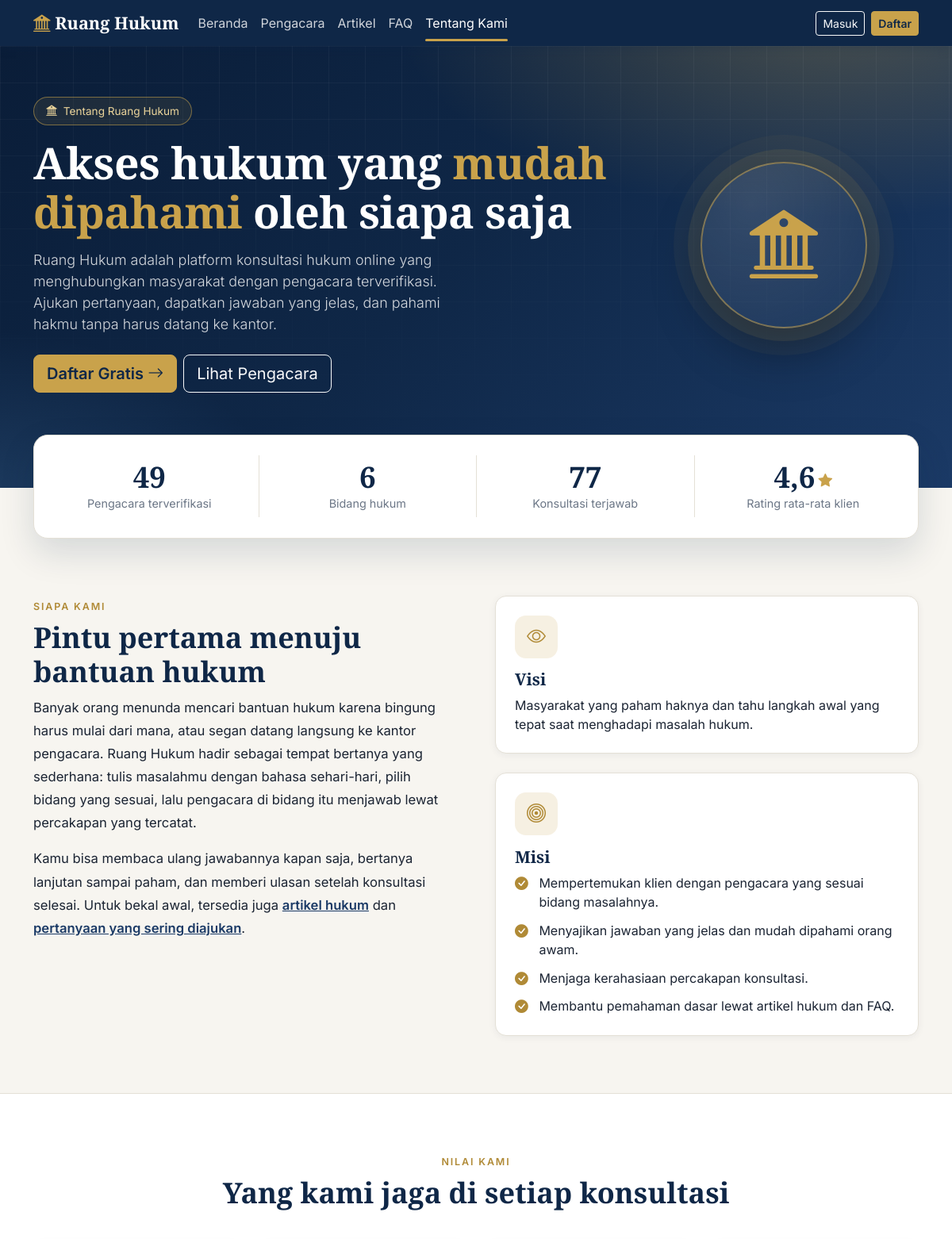
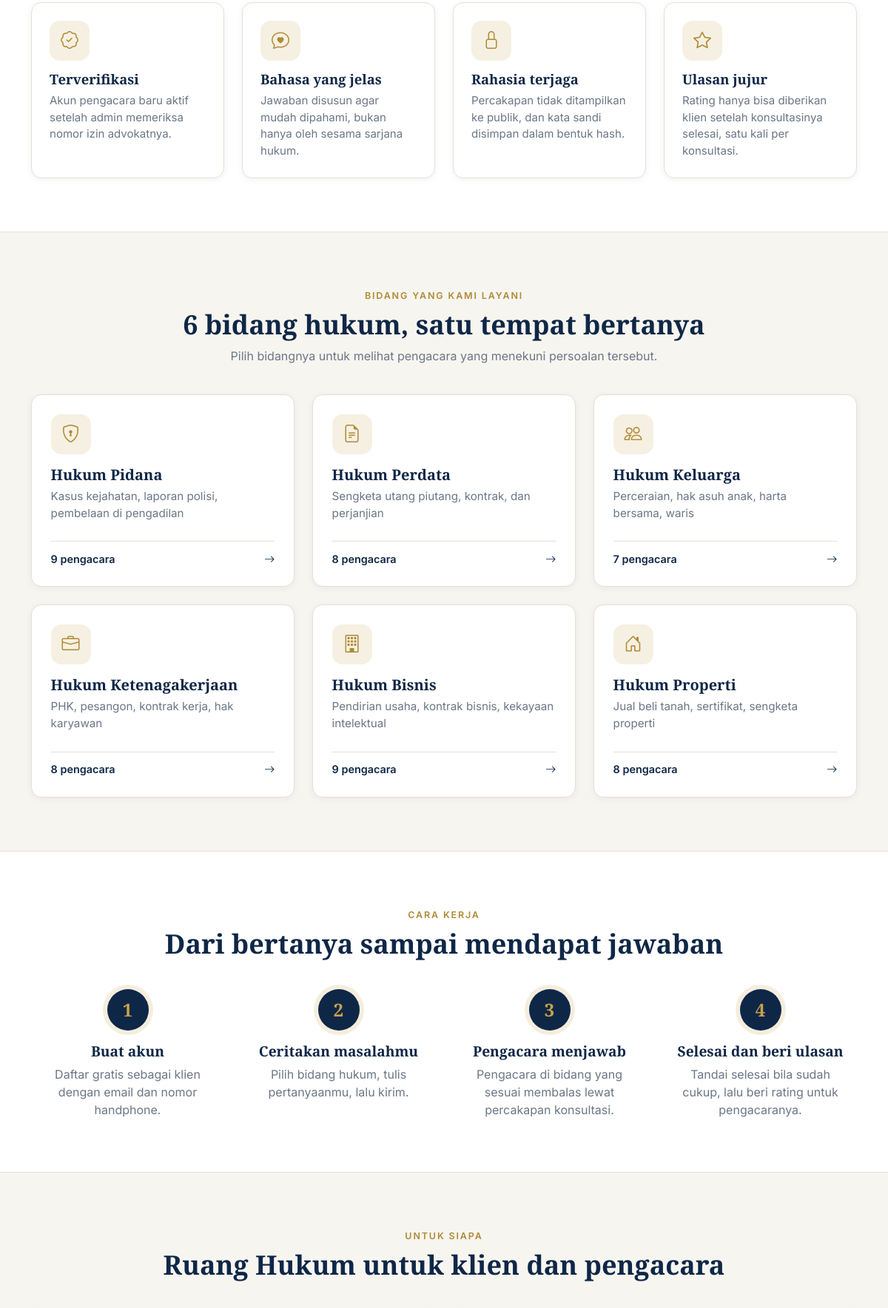
/tentang.php (upper part), run on the app's committed database (2 pictures, top to bottom).
### tables this page shows
CREATE TABLE bidang_hukum (
  id INT AUTO_INCREMENT PRIMARY KEY,
  nama VARCHAR(80) NOT NULL UNIQUE,
  deskripsi VARCHAR(255) NULL
);

### includes/functions.php (called while the page is built, shortened)
<?php
function e($teks): string
{
    return htmlspecialchars((string) $teks, ENT_QUOTES, 'UTF-8');
}
function url(string $path = ''): string
{
    return BASE_URL . '/' . ltrim($path, '/');
}
function current_user(): ?array
{
    return $_SESSION['user'] ?? null;
}

### includes/komponen_publik.php (called while the page is built, shortened)
<?php
function ikon_bidang(string $nama): string
{
    $peta = [
        'pidana'          => 'bi-shield-lock',
        'perdata'         => 'bi-file-earmark-text',
        'keluarga'        => 'bi-people',
        'ketenagakerjaan' => 'bi-briefcase',
        'bisnis'          => 'bi-building',
        'properti'        => 'bi-house-door',
    ];
    foreach ($peta as $kunci => $ikon) {
        if (stripos($nama, $kunci) !== false) {
            return $ikon;
        }
    }
    return 'bi-bank2';
}
function angka_desimal(float $nilai): string
{
    return number_format($nilai, 1, ',', '.');
}
    ?>

### tentang.php (the view, shortened to what this page needs)
<?php
require_once __DIR__ . '/config/app.php';
require_once __DIR__ . '/includes/komponen_publik.php';
$pdo     = db();
$user    = current_user();
$bidang = $pdo->query(
    "SELECT b.id, b.nama, b.deskripsi,
            (SELECT COUNT(*) FROM profil_pengacara p
               JOIN users u ON u.id = p.user_id
              WHERE p.bidang_id = b.id AND u.role = 'pengacara' AND u.status = 'aktif') AS jumlah
     FROM bidang_hukum b
     ORDER BY b.id"
)->fetchAll();
$totalPengacara  = (int) $pdo->query("SELECT COUNT(*) FROM users WHERE role = 'pengacara' AND status = 'aktif'")->fetchColumn();
$totalBidang     = count($bidang);
$totalKonsultasi = (int) $pdo->query("SELECT COUNT(*) FROM konsultasi WHERE status IN ('dijawab', 'selesai')")->fetchColumn();
$ratingRata      = (float) $pdo->query('SELECT AVG(rating) FROM ulasan')->fetchColumn();
if (!$user) {
    $ctaUrl  = url('auth/register.php');
    $ctaTeks = 'Daftar Gratis';
} elseif ($user['role'] === 'klien') {
    $ctaUrl  = url('klien/konsultasi_baru.php');
    $ctaTeks = 'Ajukan Konsultasi';
} else {
    $ctaUrl  = url(dashboard_path($user['role']));
    $ctaTeks = 'Buka Dashboard';
}
require_once __DIR__ . '/includes/header.php';
?>
<link rel="stylesheet" href="<?= e(url('assets/css/beranda.css')) ?>">
<link rel="stylesheet" href="<?= e(url('assets/css/tentang.css')) ?>">
<section class="bn-hero tt-hero">
  <div class="container">
    <div class="row align-items-center g-4 g-lg-5">
      <div class="col-lg-8">
        <span class="bn-eyebrow"><i class="bi bi-bank2"></i> Tentang Ruang Hukum</span>
        <h1 class="mt-3 mb-3">Akses hukum yang <span class="emas">mudah dipahami</span> oleh siapa saja</h1>
        <p class="lead mb-4">
          Ruang Hukum adalah platform konsultasi hukum online yang menghubungkan masyarakat dengan
          pengacara terverifikasi. Ajukan pertanyaan, dapatkan jawaban yang jelas, dan pahami hakmu
          tanpa harus datang ke kantor.
        </p>
        <div class="d-flex flex-wrap gap-2">
          <a class="btn btn-gold btn-lg" href="<?= e($ctaUrl) ?>"><?= e($ctaTeks) ?> <i class="bi bi-arrow-right"></i></a>
          <a class="btn btn-outline-light btn-lg" href="<?= e(url('pengacara.php')) ?>">Lihat Pengacara</a>
        </div>
      </div>
      <div class="col-lg-4 d-none d-lg-flex justify-content-center" aria-hidden="true">
        <div class="tt-lambang"><i class="bi bi-bank2"></i></div>
      </div>
    </div>
  </div>
</section>
<section class="container bn-stats">
  <div class="bn-stats-kartu">
    <div class="row g-0 text-center">
      <div class="col-6 col-md-3 bn-stat">
        <div class="angka"><?= $totalPengacara ?></div>
        <div class="label">Pengacara terverifikasi</div>
      </div>
      <div class="col-6 col-md-3 bn-stat">
        <div class="angka"><?= $totalBidang ?></div>
        <div class="label">Bidang hukum</div>
      </div>
      <div class="col-6 col-md-3 bn-stat">
        <div class="angka"><?= $totalKonsultasi ?></div>
        <div class="label">Konsultasi terjawab</div>
      </div>
      <div class="col-6 col-md-3 bn-stat">
        <div class="angka"><?= $ratingRata > 0 ? e(angka_desimal($ratingRata)) : '-' ?><?php if ($ratingRata > 0): ?><i class="bi bi-star-fill"></i><?php endif; ?></div>
        <div class="label">Rating rata-rata klien</div>
      </div>
    </div>
  </div>
</section>
<section class="bn-section">
  <div class="container">
    <div class="row g-4 g-lg-5 align-items-start">
      <div class="col-lg-6">
        <span class="bn-kicker">Siapa kami</span>
        <h2 class="bn-judul">Pintu pertama menuju bantuan hukum</h2>
        <p class="tt-isi">
          Banyak orang menunda mencari bantuan hukum karena bingung harus mulai dari mana, atau segan
          datang langsung ke kantor pengacara. Ruang Hukum hadir sebagai tempat bertanya yang sederhana:
          tulis masalahmu dengan bahasa sehari-hari, pilih bidang yang sesuai, lalu pengacara di bidang
          itu menjawab lewat percakapan yang tercatat.
        </p>
        <p class="tt-isi mb-0">
          Kamu bisa membaca ulang jawabannya kapan saja, bertanya lanjutan sampai paham, dan memberi
          ulasan setelah konsultasi selesai. Untuk bekal awal, tersedia juga
          <a href="<?= e(url('artikel.php')) ?>">artikel hukum</a> dan
          <a href="<?= e(url('faq.php')) ?>">pertanyaan yang sering diajukan</a>.
        </p>
      </div>
      <div class="col-lg-6">
        <div class="card-rh tt-visi p-4 mb-4">
          <span class="bn-ikon"><i class="bi bi-eye"></i></span>
          <h3 class="tt-h">Visi</h3>
          <p class="mb-0">Masyarakat yang paham haknya dan tahu langkah awal yang tepat saat menghadapi masalah hukum.</p>
        </div>
        <div class="card-rh tt-visi p-4">
          <span class="bn-ikon"><i class="bi bi-bullseye"></i></span>
          <h3 class="tt-h">Misi</h3>
          <ul class="tt-daftar mb-0">
            <li>Mempertemukan klien dengan pengacara yang sesuai bidang masalahnya.</li>
            <li>Menyajikan jawaban yang jelas dan mudah dipahami orang awam.</li>
            <li>Menjaga kerahasiaan percakapan konsultasi.</li>
            <li>Membantu pemahaman dasar lewat artikel hukum dan FAQ.</li>
          </ul>
        </div>
      </div>
    </div>
  </div>
</section>
<section class="bn-section bn-putih">
  <div class="container">
    <div class="bn-kepala tengah">
      <span class="bn-kicker">Nilai kami</span>
      <h2 class="bn-judul">Yang kami jaga di setiap konsultasi</h2>
    </div>
    <div class="row g-4">
      <div class="col-sm-6 col-lg-3">
        <div class="card-rh hoverable tt-nilai p-4 h-100">
          <span class="bn-ikon"><i class="bi bi-patch-check"></i></span>
          <h3>Terverifikasi</h3>
          <p>Akun pengacara baru aktif setelah admin memeriksa nomor izin advokatnya.</p>
        </div>
      </div>
      <div class="col-sm-6 col-lg-3">
        <div class="card-rh hoverable tt-nilai p-4 h-100">
          <span class="bn-ikon"><i class="bi bi-chat-heart"></i></span>
          <h3>Bahasa yang jelas</h3>
          <p>Jawaban disusun agar mudah dipahami, bukan hanya oleh sesama sarjana hukum.</p>
        </div>
      </div>
      <div class="col-sm-6 col-lg-3">
        <div class="card-rh hoverable tt-nilai p-4 h-100">
          <span class="bn-ikon"><i class="bi bi-lock"></i></span>
          <h3>Rahasia terjaga</h3>
          <p>Percakapan tidak ditampilkan ke publik, dan kata sandi disimpan dalam bentuk hash.</p>
        </div>
      </div>
      <div class="col-sm-6 col-lg-3">
        <div class="card-rh hoverable tt-nilai p-4 h-100">
          <span class="bn-ikon"><i class="bi bi-star"></i></span>
          <h3>Ulasan jujur</h3>
          <p>Rating hanya bisa diberikan klien setelah konsultasinya selesai, satu kali per konsultasi.</p>
        </div>
      </div>
    </div>
  </div>
</section>
<?php if ($bidang): ?>
<section class="bn-section">
  <div class="container">
    <div class="bn-kepala tengah">
      <span class="bn-kicker">Bidang yang kami layani</span>
      <h2 class="bn-judul"><?= $totalBidang ?> bidang hukum, satu tempat bertanya</h2>
      <p class="bn-sub">Pilih bidangnya untuk melihat pengacara yang menekuni persoalan tersebut.</p>
    </div>
    <div class="row g-4">
      <?php foreach ($bidang as $b): ?>
        <div class="col-md-6 col-lg-4">
          <a class="bn-bidang card-rh hoverable" href="<?= e(url('pengacara.php?bidang=' . (int) $b['id'])) ?>">
            <span class="bn-ikon"><i class="bi <?= e(ikon_bidang($b['nama'])) ?>"></i></span>
            <h3><?= e($b['nama']) ?></h3>
            <p><?= e($b['deskripsi'] ?? '') ?></p>
            <span class="bn-bidang-kaki">
              <span><?= (int) $b['jumlah'] ?> pengacara</span>
              <i class="bi bi-arrow-right"></i>
            </span>
          </a>
        </div>
      <?php endforeach; ?>
    </div>
  </div>
</section>
<?php endif; ?>
<section class="bn-section bn-putih">
  <div class="container">
    <div class="bn-kepala tengah">
      <span class="bn-kicker">Cara kerja</span>
      <h2 class="bn-judul">Dari bertanya sampai mendapat jawaban</h2>
    </div>
    <div class="row g-4">
      <div class="col-sm-6 col-lg-3">
        <div class="bn-langkah">
          <span class="bn-nomor">1</span>
          <h3>Buat akun</h3>
          <p>Daftar gratis sebagai klien dengan email dan nomor handphone.</p>
        </div>
      </div>
      <div class="col-sm-6 col-lg-3">
        <div class="bn-langkah">
          <span class="bn-nomor">2</span>
          <h3>Ceritakan masalahmu</h3>
          <p>Pilih bidang hukum, tulis pertanyaanmu, lalu kirim.</p>
        </div>
      </div>
      <div class="col-sm-6 col-lg-3">
        <div class="bn-langkah">
          <span class="bn-nomor">3</span>
          <h3>Pengacara menjawab</h3>
          <p>Pengacara di bidang yang sesuai membalas lewat percakapan konsultasi.</p>
        </div>
      </div>
      <div class="col-sm-6 col-lg-3">
        <div class="bn-langkah">
          <span class="bn-nomor">4</span>
          <h3>Selesai dan beri ulasan</h3>
          <p>Tandai selesai bila sudah cukup, lalu beri rating untuk pengacaranya.</p>
        </div>
      </div>
    </div>
  </div>
</section>
<section class="bn-section">
  <div class="container">
    <div class="bn-kepala tengah">
      <span class="bn-kicker">Untuk siapa</span>
      <h2 class="bn-judul">Ruang Hukum untuk klien dan pengacara</h2>
    </div>
    <div class="row g-4">
    </div>
  </div>
</section>
<?php require_once __DIR__ . '/includes/footer.php'; ?>

### assets/css/style.css (style rules this page uses)
:root { --navy: #0f2747; --navy-700: #1b3a66; --gold: #c9a24b; --gold-600: #b08a36; --ivory: #f7f5f0; --ink: #1b2433; --muted: #6b7686; --line: #e4e0d6; --bs-primary: var(--navy); --bs-body-font-family: 'Inter', system-ui, sans-serif; --bs-body-color: var(--ink); --bs-body-bg: var(--ivory); --bs-link-color: var(--navy-700); }
body { background: var(--ivory); color: var(--ink); min-height: 100vh; display: flex; flex-direction: column; }
h1, h2, h3, h4, .font-serif { font-family: 'Playfair Display', Georgia, serif; font-weight: 700; color: var(--navy); }
.btn-gold { background: var(--gold); border-color: var(--gold); color: var(--navy); font-weight: 600; }
.card-rh { background: #fff; border: 1px solid var(--line); border-radius: 14px; box-shadow: 0 2px 10px rgba(15,39,71,.06); }
.card-rh.hoverable { transition: transform .15s, box-shadow .15s; }

### assets/css/profil.css (style rules this page uses)
body { font-variant-numeric: lining-nums; }

### assets/css/tentang.css (style rules this page uses)
.tt-hero { padding: 4rem 0 7.5rem; }
.tt-lambang { width: 210px; height: 210px; border-radius: 50%; display: flex; align-items: center; justify-content: center; font-size: 5.4rem; color: var(--gold); background: radial-gradient(circle at 30% 25%, rgba(255,255,255,.14), rgba(255,255,255,.03)); border: 2px solid rgba(201,162,75,.55); box-shadow: 0 0 0 16px rgba(201,162,75,.10), 0 0 0 34px rgba(201,162,75,.05), 0 30px 60px rgba(0,0,0,.35); }
.tt-isi { color: var(--ink); font-size: 1.04rem; line-height: 1.75; margin-bottom: 1rem; }
.tt-isi a { color: var(--navy-700); font-weight: 600; }
.tt-daftar { list-style: none; padding: 0; margin: 0 0 1.5rem; }
.tt-daftar li { position: relative; padding-left: 1.9rem; margin-bottom: .65rem; line-height: 1.55; }
.tt-daftar li::before { content: '\F26A'; font-family: 'bootstrap-icons'; position: absolute; left: 0; top: .02rem; color: var(--gold-600); font-size: 1.05rem; }
.tt-daftar li:last-child { margin-bottom: 0; }
.tt-visi .bn-ikon, .tt-peran .bn-ikon, .tt-nilai .bn-ikon { margin-bottom: .9rem; }
.tt-h { font-size: 1.3rem; font-weight: 700; margin-bottom: .5rem; }
.tt-nilai h3 { font-size: 1.15rem; margin-bottom: .45rem; }
.tt-nilai p { color: var(--muted); font-size: .94rem; margin-bottom: 0; }

### data on the page
bidang_hukum: nama "Hukum Pidana", deskripsi "Kasus kejahatan, laporan polisi, pembelaan di pengadilan", jumlah "9"
bidang_hukum: nama "Hukum Perdata", deskripsi "Sengketa utang piutang, kontrak, dan perjanjian", jumlah "8"
bidang_hukum: nama "Hukum Keluarga", deskripsi "Perceraian, hak asuh anak, harta bersama, waris", jumlah "7"
bidang_hukum: nama "Hukum Ketenagakerjaan", deskripsi "PHK, pesangon, kontrak kerja, hak karyawan", jumlah "8"
bidang_hukum: nama "Hukum Bisnis", deskripsi "Pendirian usaha, kontrak bisnis, kekayaan intelektual", jumlah "9"
bidang_hukum: nama "Hukum Properti", deskripsi "Jual beli tanah, sertifikat, sengketa properti", jumlah "8"

### other printed values
$mnNama "Beranda"
$mnNama "Pengacara"
$mnNama "Artikel"
$mnNama "FAQ"
$mnNama "Tentang Kami"
$ctaTeks "Daftar Gratis"
$totalPengacara "49"
$totalBidang "6"
$totalKonsultasi "77"
angka_desimal($ratingRata) "4,6"
